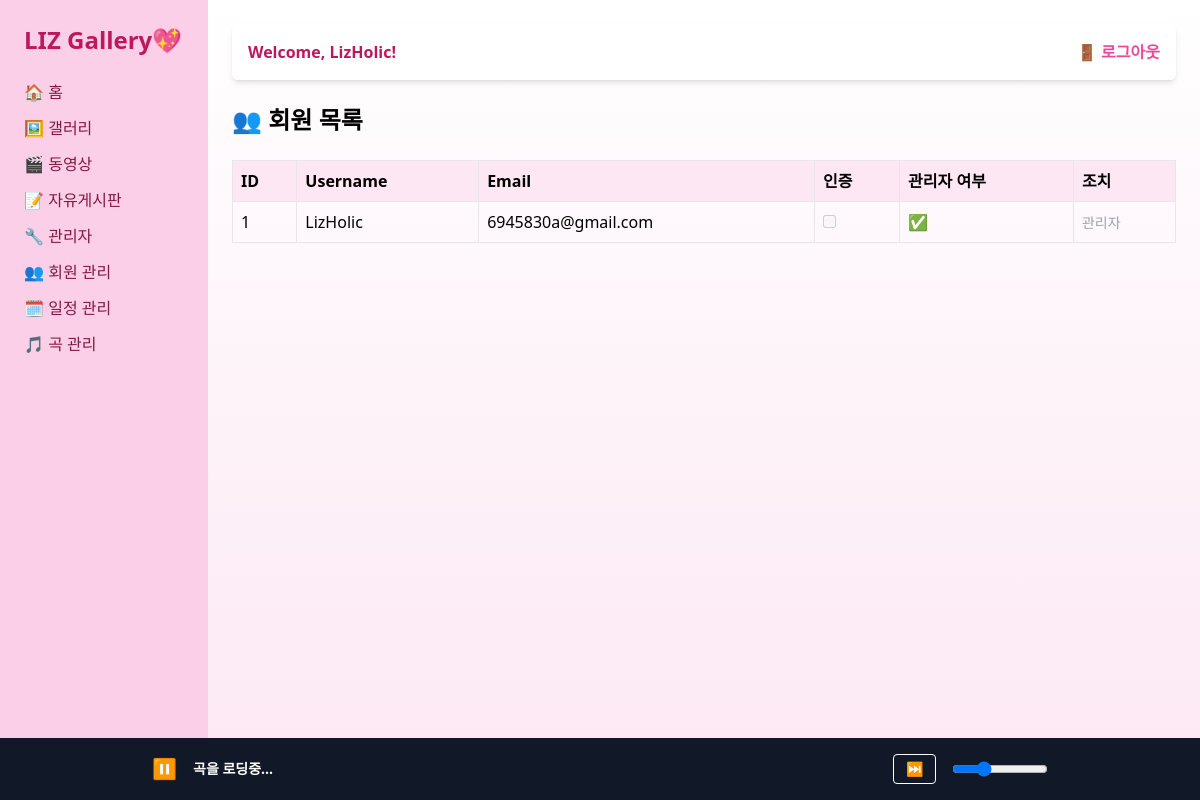
The app's page /admin/users (signed in) with its own data.
### app.py (models this page shows)
class User(db.Model, UserMixin):
    id = db.Column(db.Integer, primary_key=True)
    username = db.Column(db.String(80), unique=True, nullable=False)
    password = db.Column(db.String(200), nullable=False)
    email = db.Column(db.String(120), unique=True, nullable=False)
    is_admin = db.Column(db.Boolean, default=False)
    is_verified = db.Column(db.Boolean, default=False)

### app.py (the view)
@app.route('/admin/users')
@login_required
def user_list():
    if not current_user.is_admin:
        flash("접근 권한이 없습니다.")
        return redirect(url_for('home'))
    users = User.query.all()
    if request.headers.get("X-Requested-With") == "XMLHttpRequest":
        return render_template("admin/admin_users_content.html", users=users)
    return render_template('admin/admin_users.html', users=users)

### app.py (called while the page is built)
@login_manager.user_loader
def load_user(user_id):
    return db.session.get(User, int(user_id))

@app.context_processor
def inject_songs():
    songs = Song.query.order_by(Song.uploaded_at.asc()).all()
    return dict(songs=songs)

### templates/admin/admin_users.html
{% extends "layouts/base.html" %}
{% block content %}
  {% include "admin/admin_users_content.html" %}
{% endblock %}

### templates/layouts/base.html (shortened to what this page needs)
<!DOCTYPE html>
<html lang="ko">
    <head>
        <script src="https://cdn.tailwindcss.com"></script>
    </head>
    <body class="bg-gradient-to-b from-white to-pink-100 min-h-screen flex flex-col">
        <div class="flex flex-1">
            <aside class="w-52 bg-pink-200 p-6 flex flex-col gap-6">
                <h3 class="text-2xl font-extrabold text-pink-700">LIZ Gallery💖</h3>
                <nav class="flex flex-col gap-3">
                    <a href="{{ url_for('home') }}" class="ajax-link text-pink-900 hover:text-pink-600 transition">🏠 홈</a>
                    <a href="{{ url_for('gallery') }}" class="ajax-link text-pink-900 hover:text-pink-600 transition">🖼 갤러리</a>
                    <a href="{{ url_for('videos') }}" class="ajax-link text-pink-900 hover:text-pink-600 transition">🎬 동영상</a>
                    <a href="{{ url_for('write_post') }}" class="ajax-link text-pink-900 hover:text-pink-600 transition">📝 자유게시판</a>
                    {% if current_user.is_authenticated and current_user.is_admin %}
                        <a href="{{ url_for('admin_page') }}" class="ajax-link text-pink-900 hover:text-pink-600 transition">🔧 관리자</a>
                        <a href="{{ url_for('user_list') }}" class="ajax-link text-pink-900 hover:text-pink-600 transition">👥 회원 관리</a>
                        <a href="{{ url_for('manage_schedules') }}" class="ajax-link text-pink-900 hover:text-pink-600 transition">🗓 일정 관리</a>
                        <a href="{{ url_for('manage_songs') }}" class="ajax-link text-pink-900 hover:text-pink-600 transition">🎵 곡 관리</a>
                    {% endif %}
                </nav>
            </aside>
            <main class="flex-1 p-6">
                <header class="sticky top-0 bg-white/70 backdrop-blur shadow-md rounded-md p-4 mb-6 flex justify-between items-center">
                    {% if current_user.is_authenticated %}
                        <span class="text-pink-700 font-semibold">Welcome, {{ current_user.username }}!</span>
                        <a href="{{ url_for('logout') }}" class="ajax-link text-pink-500 hover:text-pink-700 font-bold">🚪 로그아웃</a>
                    {% else %}
                        <div class="space-x-4">
                            <a href="{{ url_for('login') }}" class="ajax-link text-pink-500 hover:text-pink-700 font-semibold">Login</a>
                            <a href="{{ url_for('register') }}" class="ajax-link text-pink-500 hover:text-pink-700 font-semibold">Register</a>
                        </div>
                    {% endif %}
                </header>
                <div id="main-content">
                    {% block content %}{% endblock %}
                </div>
            </main>
        </div>
        <div id="music-player" class="fixed bottom-0 left-0 w-full z-50 bg-gray-900 text-white px-6 py-4">
            <div class="flex items-center justify-between max-w-4xl mx-auto">
                <div class="flex items-center space-x-4">
                    <button id="playPauseBtn" class="text-xl">⏸️</button>
                    <span id="trackTitle" class="text-sm font-semibold">곡을 로딩중...</span>
                </div>
                <div class="flex items-center space-x-4">
                    <button id="nextTrackBtn" class="text-sm px-3 py-1 border border-white rounded hover:text-pink-400">⏭</button>
                    <input type="range" id="volumeSlider" min="0" max="1" step="0.01" value="0.3" class="w-24">
                </div>
            </div>
        </div>
    </body>
</html>

### templates/admin/admin_users_content.html
<div id="main-content">
    <h2 class="text-2xl font-bold mb-6">👥 회원 목록</h2>
    <table class="w-full table-auto border-collapse border">
      <thead>
        <tr class="bg-pink-100 text-left">
          <th class="p-2 border">ID</th>
          <th class="p-2 border">Username</th>
          <th class="p-2 border">Email</th>
          <th class="p-2 border">인증</th>
          <th class="p-2 border">관리자 여부</th>
          <th class="p-2 border">조치</th>
        </tr>
      </thead>
      <tbody>
        {% for user in users %}
        <tr>
          <td class="p-2 border">{{ user.id }}</td>
          <td class="p-2 border">{{ user.username }}</td>
          <td class="p-2 border">{{ user.email }}</td>
          <td class="p-2 border">
            <input type="checkbox" disabled {% if user.is_verified %}checked{% endif %}>
          </td>
          <td class="p-2 border">{{ '✅' if user.is_admin else '❌' }}</td>
          <td class="p-2 border">
            {% if not user.is_admin %}
              <form method="POST" action="{{ url_for('delete_user', user_id=user.id) }}" onsubmit="return confirm('정말 삭제하시겠습니까?')">
                <input type="hidden" name="csrf_token" value="{{ csrf_token() }}">
                <button class="text-red-500 hover:underline text-sm">삭제</button>
              </form>
            {% else %}
              <span class="text-gray-400 text-sm">관리자</span>
            {% endif %}
          </td>
        </tr>
        {% endfor %}
      </tbody>
    </table>
</div>

### records on screen
User: username "LizHolic", id "1", email "6945830a@gmail.com", is_admin "✅", shows "관리자"
